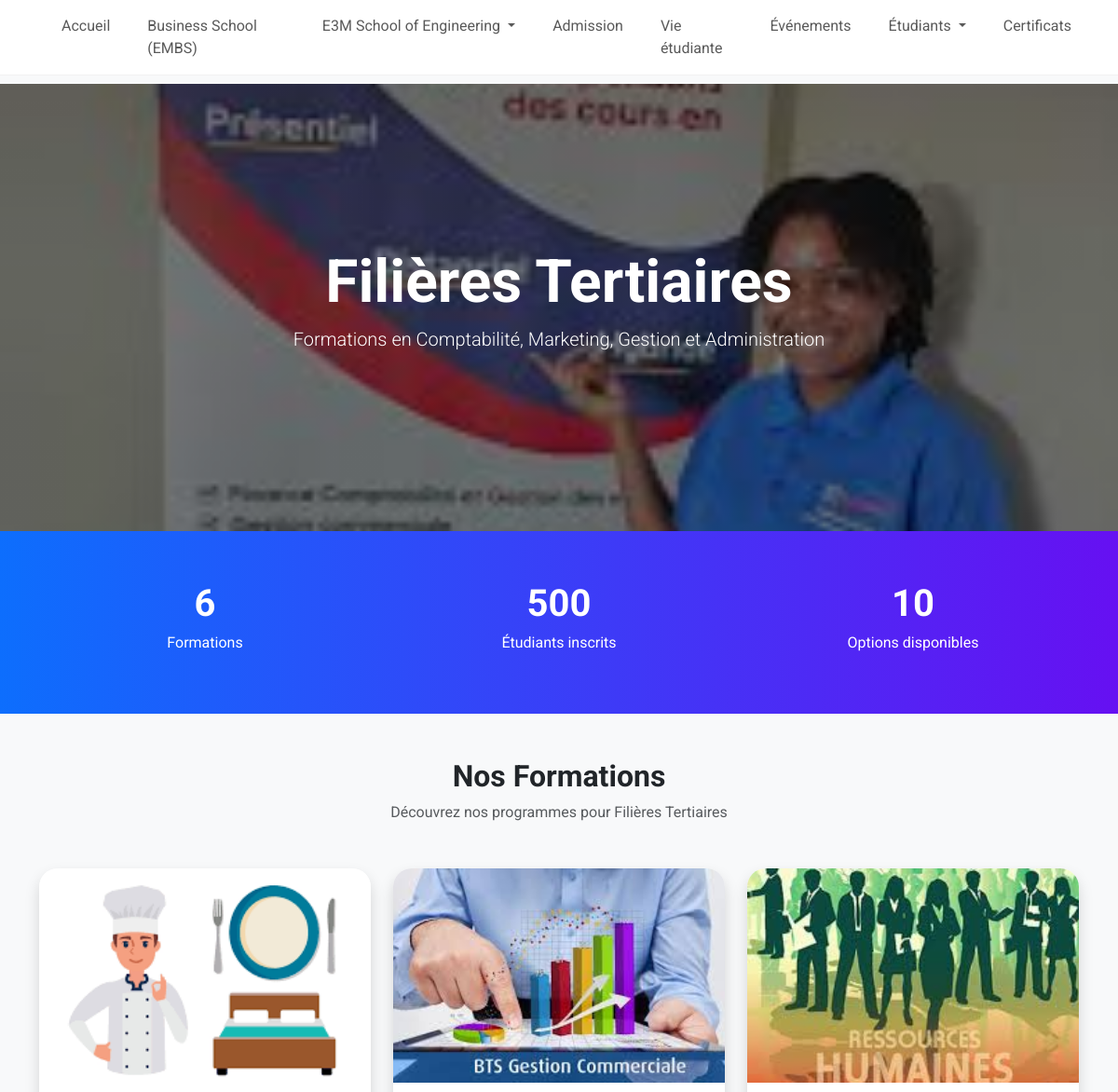
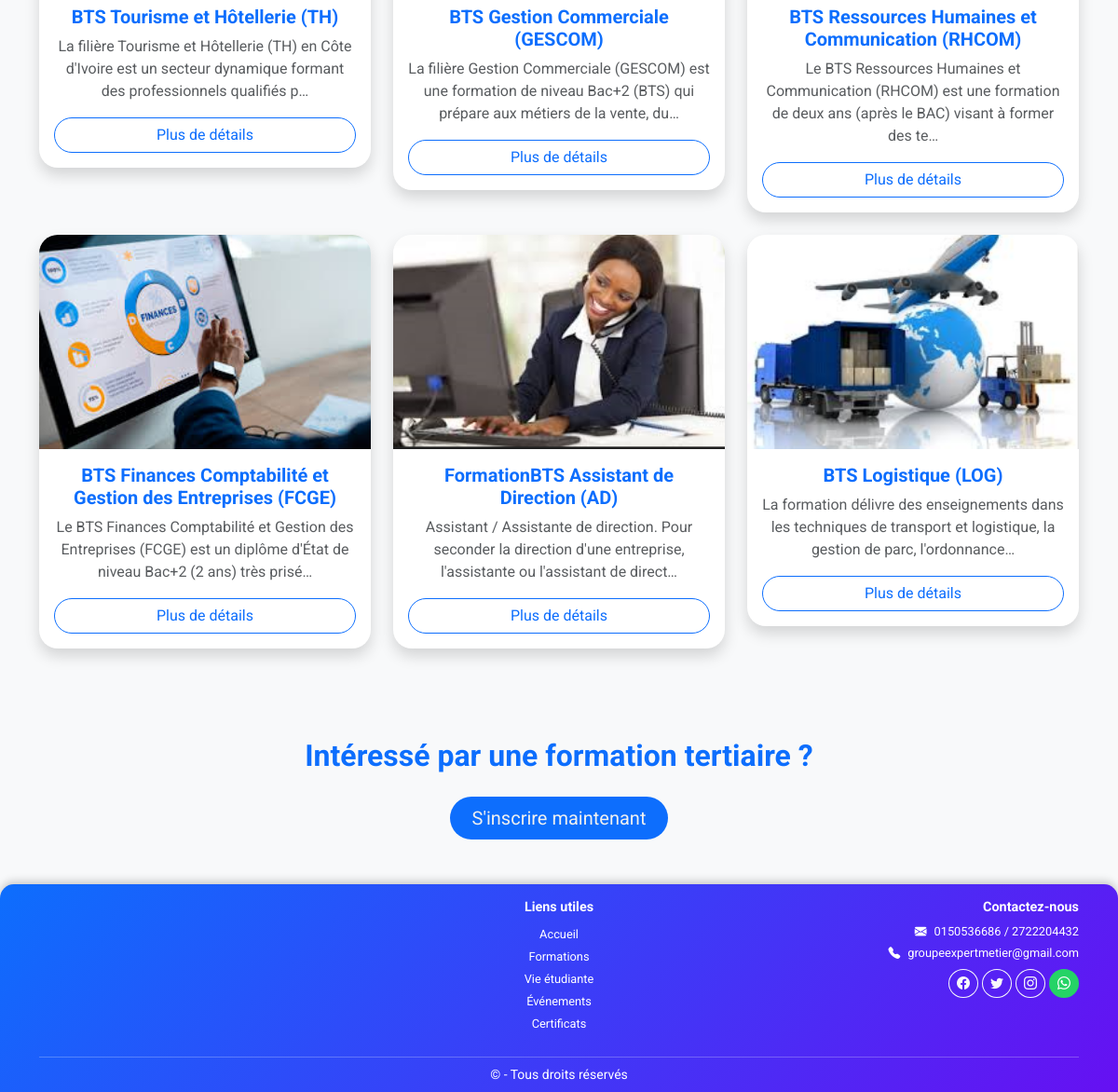
/filiere-tertiaires/, run on an earlier commit of the app's database (2 pictures, top to bottom).
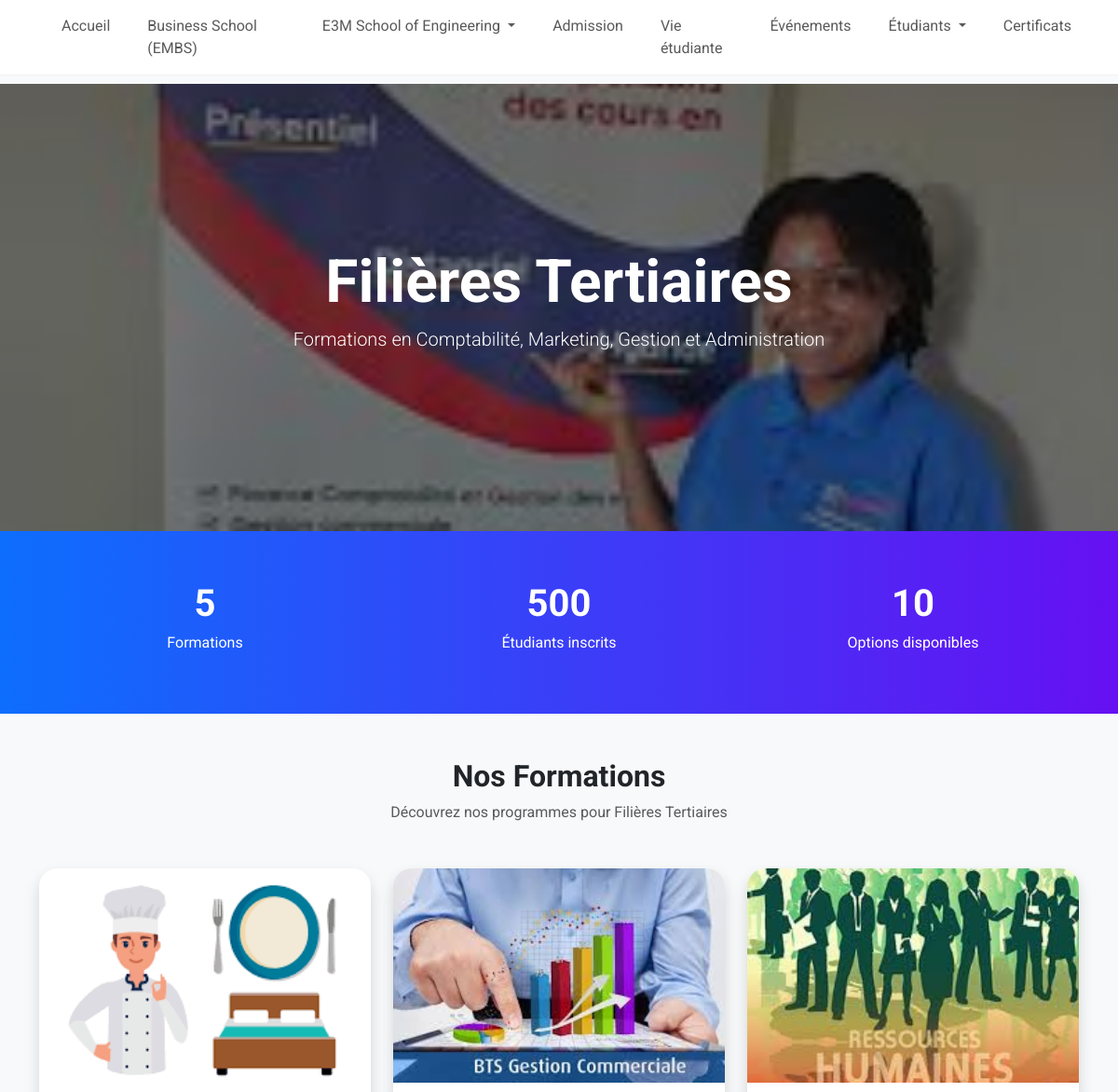
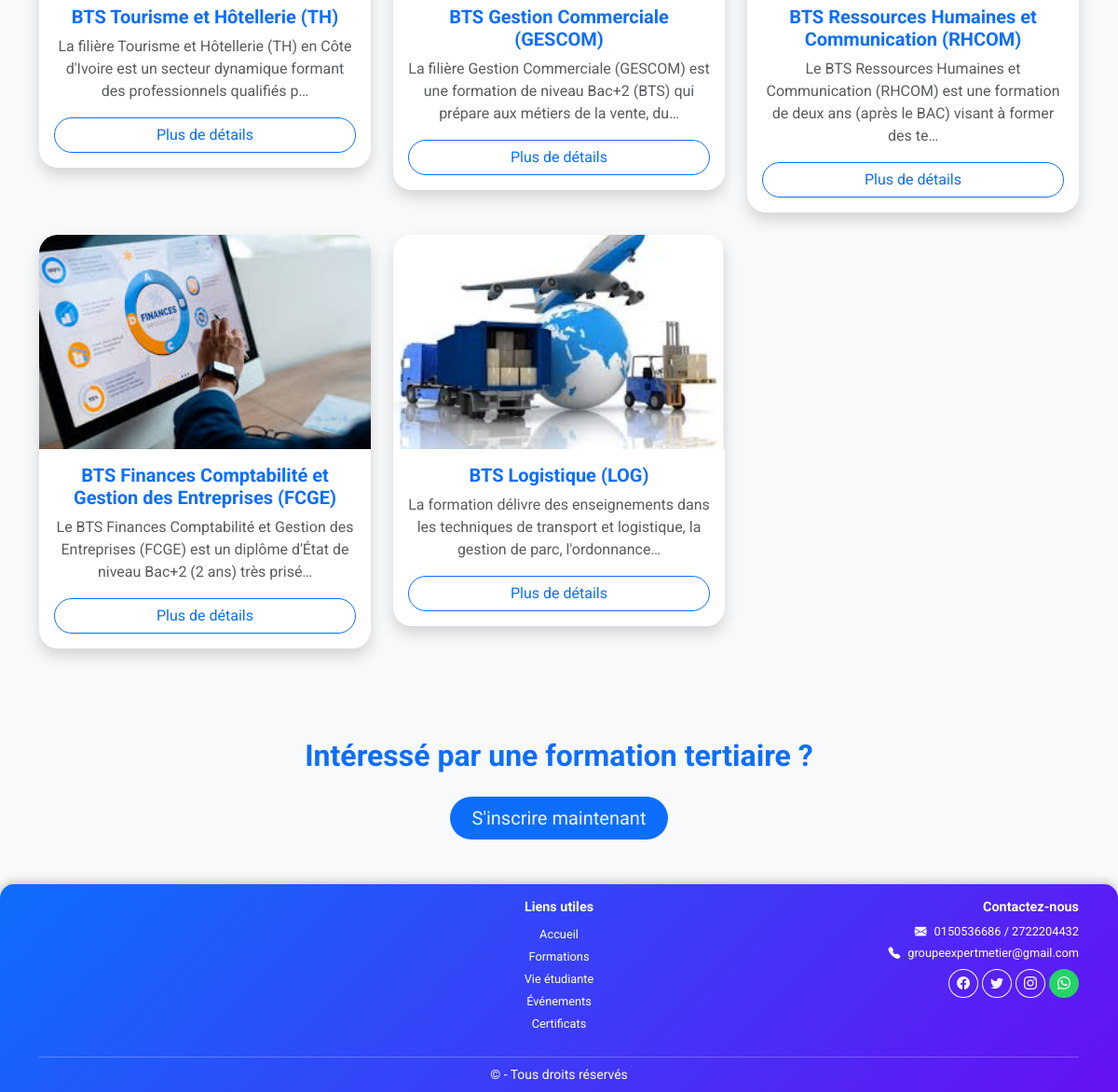
And on a later commit of the database (2 pictures, top to bottom).
### myapp/models.py (models this page shows, shortened)
class Formation(models.Model):
    titre = models.CharField(max_length=200, default="Formation par défaut")
    description = models.TextField()
    details = models.TextField(blank=True, null=True)
    type_filiere = models.CharField(
        max_length=50,
        choices=TYPE_FILIERE_CHOICES,
        default='bts'
    )
    image = models.ImageField(upload_to='formations/', blank=True, null=True)

### myapp/views.py (the view)
# urls.py: path('filiere-tertiaires/', views.filiere_tertiaires, name='formations_tertiaires'),
def filiere_tertiaires(request):
    tertiaires = Formation.objects.filter(type_filiere='tertiaire')
    return render(request, 'filiere_tertiaires.html', {'tertiaires': tertiaires})

### myapp/templates/filiere_tertiaires.html (shortened to what this page needs)
{% extends 'base.html' %}
{% load static %}
{% block content %}
<link href="https://unpkg.com/aos@2.3.4/dist/aos.css" rel="stylesheet">
<section class="hero">
  <div>
    <h1 class="display-3 fw-bold" data-aos="fade-up">
      Filières Tertiaires
    </h1>
    <p class="lead" data-aos="fade-up" data-aos-delay="200">
      Formations en Comptabilité, Marketing, Gestion et Administration
    </p>
  </div>
</section>
<section class="stats text-center py-5">
  <div class="container">
    <div class="row">
      <div class="col-md-4">
        <div class="stat-number" id="countFiliere">
          {{ tertiaires|length }}
        </div>
        <p>Formations</p>
      </div>
      <div class="col-md-4">
        <div class="stat-number" id="countStudents">
          500
        </div>
        <p>Étudiants inscrits</p>
      </div>
      <div class="col-md-4">
        <div class="stat-number" id="countOptions">
          10
        </div>
        <p>Options disponibles</p>
      </div>
    </div>
  </div>
</section>
<section class="container py-5">
  <div class="text-center mb-5">
    <h2 class="fw-bold">Nos Formations</h2>
    <p class="text-muted">Découvrez nos programmes pour Filières Tertiaires</p>
  </div>
  <div class="row g-4">
    {% for formation in tertiaires %}
    <div class="col-md-4" data-aos="zoom-in">
      <div class="card formation-card shadow">
        {% if formation.image %}
          <img src="{{ formation.image.url }}" alt="{{ formation.titre }}">
        {% else %}
          <img src="{% static 'images/formation.jpg' %}" alt="{{ formation.titre }}">
        {% endif %}
        <div class="card-body text-center d-flex flex-column">
          <h5 class="fw-bold text-primary">{{ formation.titre }}</h5>
          <p class="text-muted">{{ formation.description|truncatechars:120 }}</p>
          <button class="btn btn-outline-primary rounded-pill mt-auto" data-bs-toggle="modal"
            data-bs-target="#modal{{ forloop.counter }}">
            Plus de détails
          </button>
        </div>
      </div>
    </div>
    {% endfor %}
  </div>
</section>
<section class="cta-section text-center py-5">
  <h2 class="fw-bold" style="color: #0d6efd;">
    Intéressé par une formation tertiaire ?
  </h2>
  <a href="{% url 'preinscription' %}" class="btn btn-lg rounded-pill mt-3 px-4" style="background-color: #0d6efd; color: #f0f0f0; border: none;">
    S'inscrire maintenant
  </a>
</section>
{% endblock %}

What changed in the data, as far as the page shows it:
no longer on this page (row edited): Formation: image (picture), titre "FormationBTS Assistant de Direction (AD)", description "Assistant / Assistante de direction. Pour seconder la direction d'une entreprise, l'assistante ou l'assistant de direct…"
Also different on the page:
{{ tertiaires|length }}: "6" → "5"
